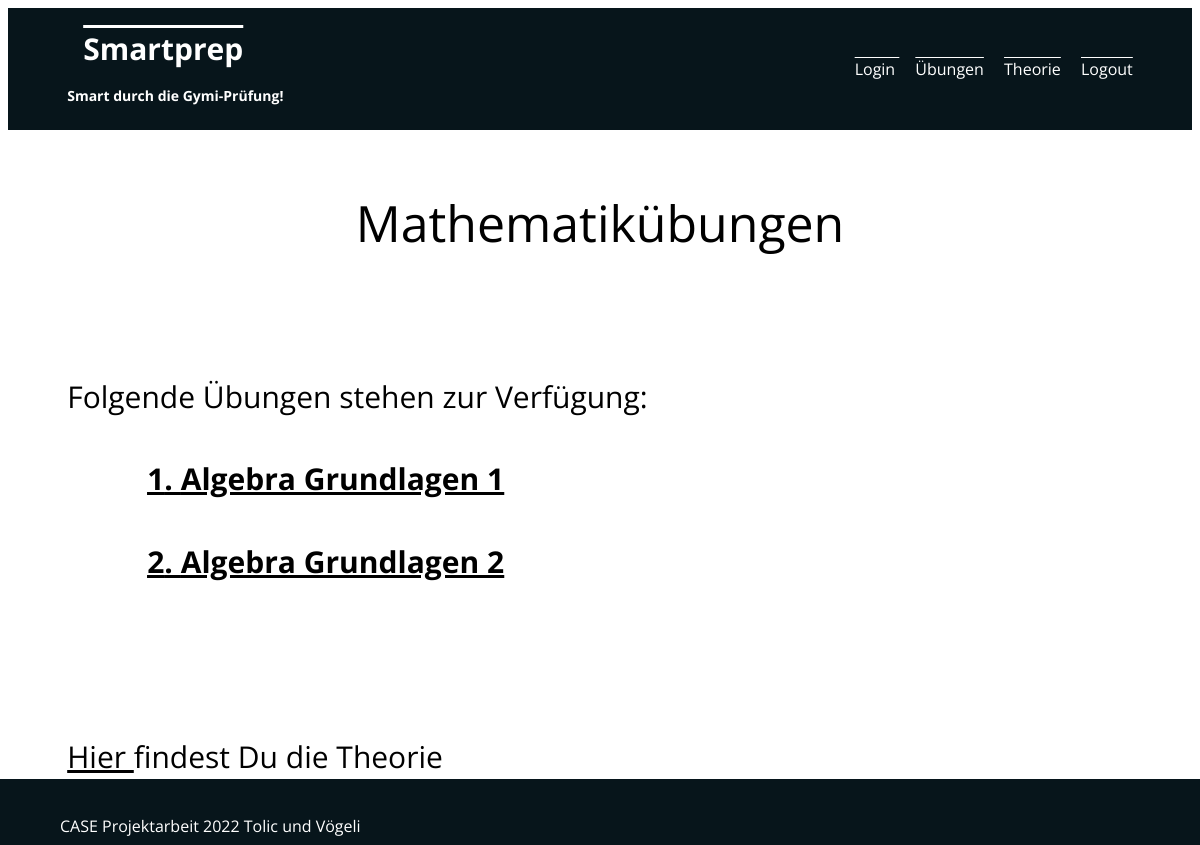
Before: /math/ (signed in) with the older database file.
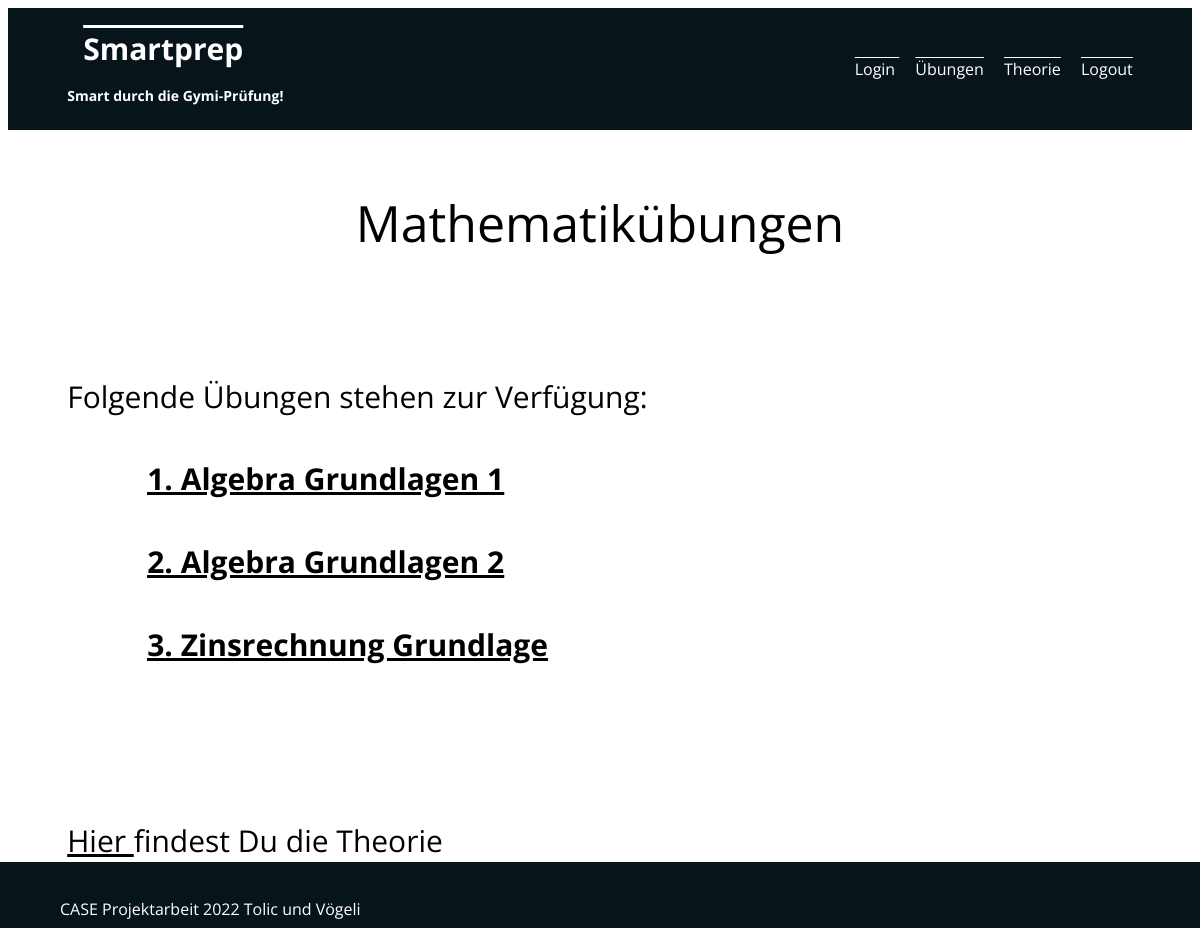
After: the same page with the newer database file.
### prep/models.py (models this page shows, shortened)
class Uebung(models.Model):
    id = models.IntegerField(unique=True, primary_key=True)
    slug = models.SlugField(unique=True)
    titel = models.CharField(max_length=100)
    fach = models.TextField()
    thema = models.ForeignKey(Thema, on_delete=models.SET_NULL, null=True)
    frage = models.TextField(max_length=200)
    antwort = models.TextField()
    username = models.ManyToManyField(User, blank=True, null=True)

### prep/views.py (the view)
# urls.py: path('math/', views.math, name='math'), #our-domain.com/math
def math(request):
    uebung = Uebung.objects.all()
    if request.user.is_authenticated:
        return render(request, 'prep/math.html', {
        'uebung':uebung
    })
    else:
        return render(request, 'registration/notloggedin.html', {
    })

### prep/templates/prep/math.html (shortened to what this page needs)
{% extends 'prep/base/base.html' %}
{% load static %}
{% block site_css %}
  <link rel="stylesheet" href="{% static 'prep/styles/math.css' %}">
{% endblock %}
{% block main_content %}
<div class="text-container">Mathematikübungen</div>
{% endblock %}
{% block second_content %}
<div class = "text-third">Folgende Übungen stehen zur Verfügung:</div>
  <ol class= "uebung-list">
      {% for uebung_item in uebung %}
      {% include 'prep/includes/uebung-item.html' with id=uebung_item.id titel=uebung_item.titel slug=uebung_item.slug %}
      {% endfor %}
  </ol>
{% endblock %}
{% block third_content %}
<div class="change-text">
  <div><a href="{% url 'theorie' %}"class="btn-theorie">Hier </a>findest Du die Theorie</div>
</div>
{% endblock %}

### prep/templates/prep/includes/uebung-item.html
<ul class= "uebung-item">
    <article>
      <div class="uebung-summary">
        <h3><a href="{% url 'uebung' slug %}" class="uebung-list">{{ id }}. {{ titel }}</a></h3>
      </div>
    </article>
</ul>

Changed rows visible on the page:
added Uebung: id "3", titel "Zinsrechnung Grundlage"
